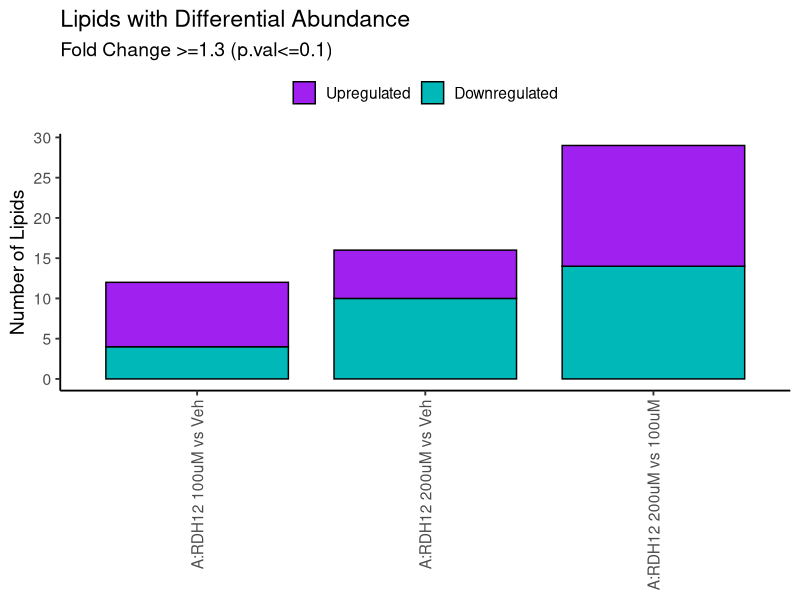
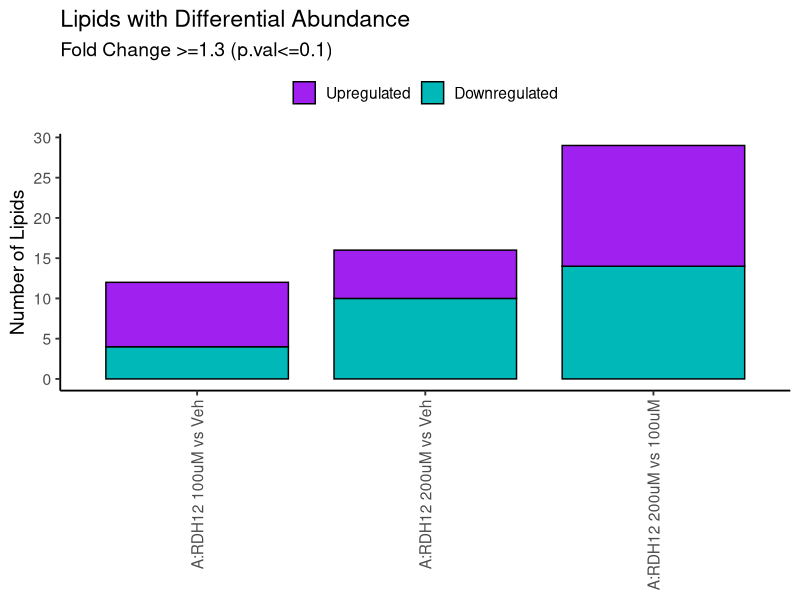

Source code (R) for these figures, in order:
# =========================================================
# Count up/down proteins per contrast and make stacked bar plot
# with user-defined plotting order
# =========================================================

library(dplyr)
library(ggplot2)
library(stringr)
library(tidyr)

# ---------------------------------------------------------
# 1. USER INPUTS
# ---------------------------------------------------------
#Recovery_DEA_results_v1_corrected.csv
DEPresults_v2 <- read.csv("Lipidomics/output_txts/Acute_DEA_results_v1_corrected.csv")
colnames(DEPresults_v2)
padj_cutoff <- 0.1
lfc_cutoff  <- log2(1.3)

# Define labels in the EXACT order you want them plotted
pretty_contrast_names <- c(
  
  "RDH12_100_vs_RDH12_Veh" =
    "A:RDH12 100uM vs Veh",
  "RDH12_200_vs_RDH12_Veh" =
    "A:RDH12 200uM vs Veh",
  "RDH12_200_vs_RDH12_100" =
    "A:RDH12 200uM vs 100uM")


# Output file
out_file <- "Lipidomics/Figures/Acute/stacked_DE_counts_by_contrast.svg"

# ---------------------------------------------------------
# 2. HELPER FUNCTIONS
# ---------------------------------------------------------

get_all_contrasts <- function(df) {
  colnames(df) %>%
    .[str_detect(., "_ratio$")] %>%
    str_remove("_ratio$")
}

count_sig_by_contrast <- function(df, contrast, padj_cutoff = 0.1, lfc_cutoff = log2(1.3)) {
  ratio_col <- paste0(contrast, "_ratio")
  padj_col  <- paste0(contrast, "_p.val")
  
  needed_cols <- c(ratio_col, padj_col)
  missing_cols <- setdiff(needed_cols, colnames(df))
  
  if (length(missing_cols) > 0) {
    stop(
      "Missing columns for contrast ", contrast, ": ",
      paste(missing_cols, collapse = ", ")
    )
  }
  
  tmp <- df %>%
    transmute(
      ratio = .data[[ratio_col]],
      padj  = .data[[padj_col]]
    ) %>%
    mutate(
      direction = case_when(
        !is.na(padj) & !is.na(ratio) & padj <= padj_cutoff & ratio >=  lfc_cutoff ~ "Upregulated",
        !is.na(padj) & !is.na(ratio) & padj <= padj_cutoff & ratio <= -lfc_cutoff ~ "Downregulated",
        TRUE ~ "NS"
      )
    )
  
  tmp %>%
    filter(direction != "NS") %>%
    count(direction, name = "n") %>%
    complete(
      direction = c("Downregulated", "Upregulated"),
      fill = list(n = 0)
    ) %>%
    mutate(contrast = contrast)
}

# ---------------------------------------------------------
# 3. GET CONTRASTS AND CHECK MAPPINGS
# ---------------------------------------------------------

all_contrasts <- get_all_contrasts(DEPresults_v2)

# Check for contrasts in the data that are not in your desired order vector
missing_from_mapping <- setdiff(all_contrasts, names(pretty_contrast_names))
if (length(missing_from_mapping) > 0) {
  message("These contrasts are in DEPresults_v2 but not in pretty_contrast_names:")
  print(missing_from_mapping)
}

# Check for names in your mapping that are not in the data
missing_from_data <- setdiff(names(pretty_contrast_names), all_contrasts)
if (length(missing_from_data) > 0) {
  message("These contrasts are in pretty_contrast_names but not in DEPresults_v2:")
  print(missing_from_data)
}

# ---------------------------------------------------------
# 4. BUILD SUMMARY TABLE
# ---------------------------------------------------------

count_table <- lapply(
  all_contrasts,
  function(x) count_sig_by_contrast(
    df = DEPresults_v2,
    contrast = x,
    padj_cutoff = padj_cutoff,
    lfc_cutoff = lfc_cutoff
  )
) %>%
  bind_rows() %>%
  mutate(
    contrast_label = if_else(
      contrast %in% names(pretty_contrast_names),
      pretty_contrast_names[contrast],
      contrast
    )
  )

# Force the plotting order to follow pretty_contrast_names exactly
desired_order <- unname(pretty_contrast_names)

# If any contrasts were not mapped, append their raw names to the end
extra_labels <- setdiff(unique(count_table$contrast_label), desired_order)

count_table <- count_table %>%
  mutate(
    contrast_label = factor(
      contrast_label,
      levels = c(desired_order, extra_labels)
    ),
    direction = factor(direction, levels = c("Upregulated", "Downregulated"))
  )

print(count_table)

# ---------------------------------------------------------
# 5. PLOT
# ---------------------------------------------------------
p <- ggplot(count_table, aes(x = contrast_label, y = n, fill = direction)) +
  geom_col(color = "black", width = 0.8) +
  scale_fill_manual(
    values = c(
      "Downregulated" = "#00B8B8",
      "Upregulated"   = "purple"
    )
  ) +
  
  scale_y_continuous(
    breaks = scales::pretty_breaks(n = 10)
  )+
  labs(
    title = "Lipids with Differential Abundance",
    subtitle =  "Fold Change >=1.3 (p.val<=0.1)",
    x = NULL,
    y = "Number of Lipids",
    fill = NULL
  ) +
  theme_classic(base_size = 14) +
  theme(
    axis.text.x = element_text(angle = 90, vjust = 0.5, hjust = 1),
    legend.position = "top"
  )
print(p)

# ---------------------------------------------------------
# 6. OPTIONAL SAVE
# ---------------------------------------------------------

ggsave(
  filename = "Lipidomics/Figures/Acute/stacked_DEP_counts_by_contrast.svg",
  plot = p,
  width = 8,
  height = 7
)
